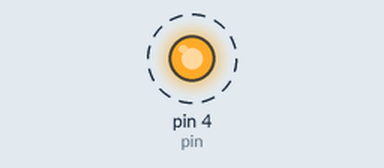
A sketch run on a simulated Arduino Uno, built with avr-gcc and run on an emulated ATmega328P. Shown: output pins drawn as LEDs (lit = HIGH). Dashed ring = blinking.

Above: at 0.5 s.
Timing chart, 0 to 4.6 s (numbered marks = the images above):
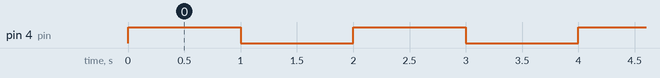

Measured:
- by itself, pin 4 (pin): alternates HIGH for 1.0 s and LOW for 1.0 s

The sketch:

Analog_Write_Command.ino
```cpp
/* Author: ZR Emon */
int pin=4;
void setup()
{

  pinMode(pin,OUTPUT);


}

void loop()
{
  analogWrite(pin,255);
  delay(500);
  analogWrite(pin,150);
  delay(500);
  analogWrite(pin,100);
  delay(500);
  analogWrite(pin,50);
  delay(500);
}
```
